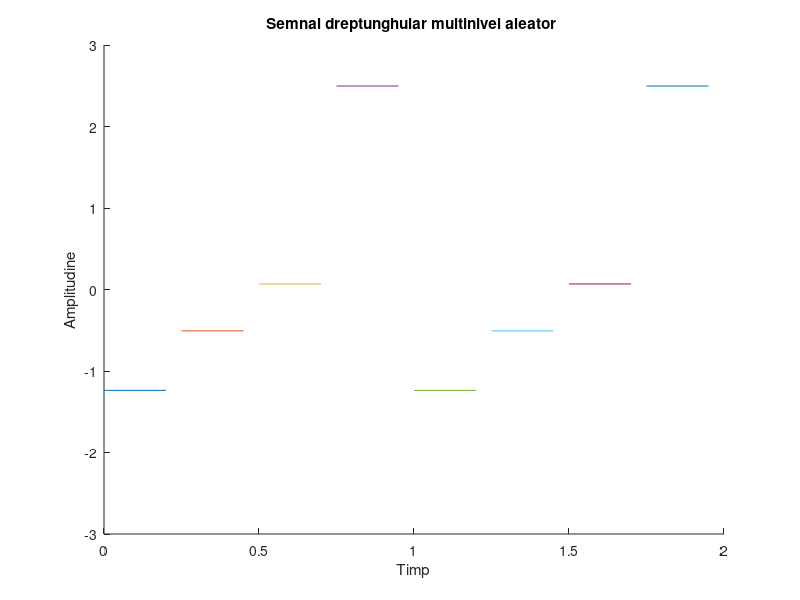

MATLAB code to generate this figure:
hold on;
%Cu ajutorul functie hold on vom afisa simultan mai multe semnale pe acelasi grafic
%200ms
%folosim rand pentru a genera un numar aleator
r1=rand(1);
r2=rand(1);
r3=rand(1);
r4=rand(1);
t1=0:0.2:0.25;
t2=0.25:0.2:0.5;
t3=0.5:0.2:0.75;
t4=0.75:0.2:1;
%Stabilesc nivelurile
x1=-3*r1*square(8*pi*t1,100);
x2=-r2*square(8*pi*t2,100);
x3=r3*square(8*pi*t3,100);
x4=3*r4*square(8*pi*t4,100);
%->Vom folosi functia pot pentru a genera grafice cu parametrii t1 si x1, t2 si x2, t3 si x3, t4 si x4
plot(t1,x1);
plot(t2,x2);
plot(t3,x3);
plot(t4,x4);
%->Folosim functia axis pentru a delimita spectrele de valori ale graficului generat de plot pentru a se incadra corespunzator in parametri
axis([0 2 -3 3]);
t5=1:0.2:1.25;
t6=1.25:0.2:1.5;
t7=1.5:0.2:1.75;
t8=1.75:0.2:2;
%Stabilesc nivelurile
x5=-3*r1*square(8*pi*t5,100);
x6=-r2*square(8*pi*t6,100);
x7=r3*square(8*pi*t7,100);
x8=3*r4*square(8*pi*t8,100);
%->Vom folosi functia pot pentru a genera grafice cu parametrii t5 si x5, t6 si x6, t7 si x7, t8 si x8
plot(t5,x5);
plot(t6,x6);
plot(t7,x7);
plot(t8,x8);
%Am denumit axa Ox
xlabel('Timp')
%Am denumit axa Oy
ylabel('Amplitudine')
title('Semnal dreptunghular multinivel aleator ')
